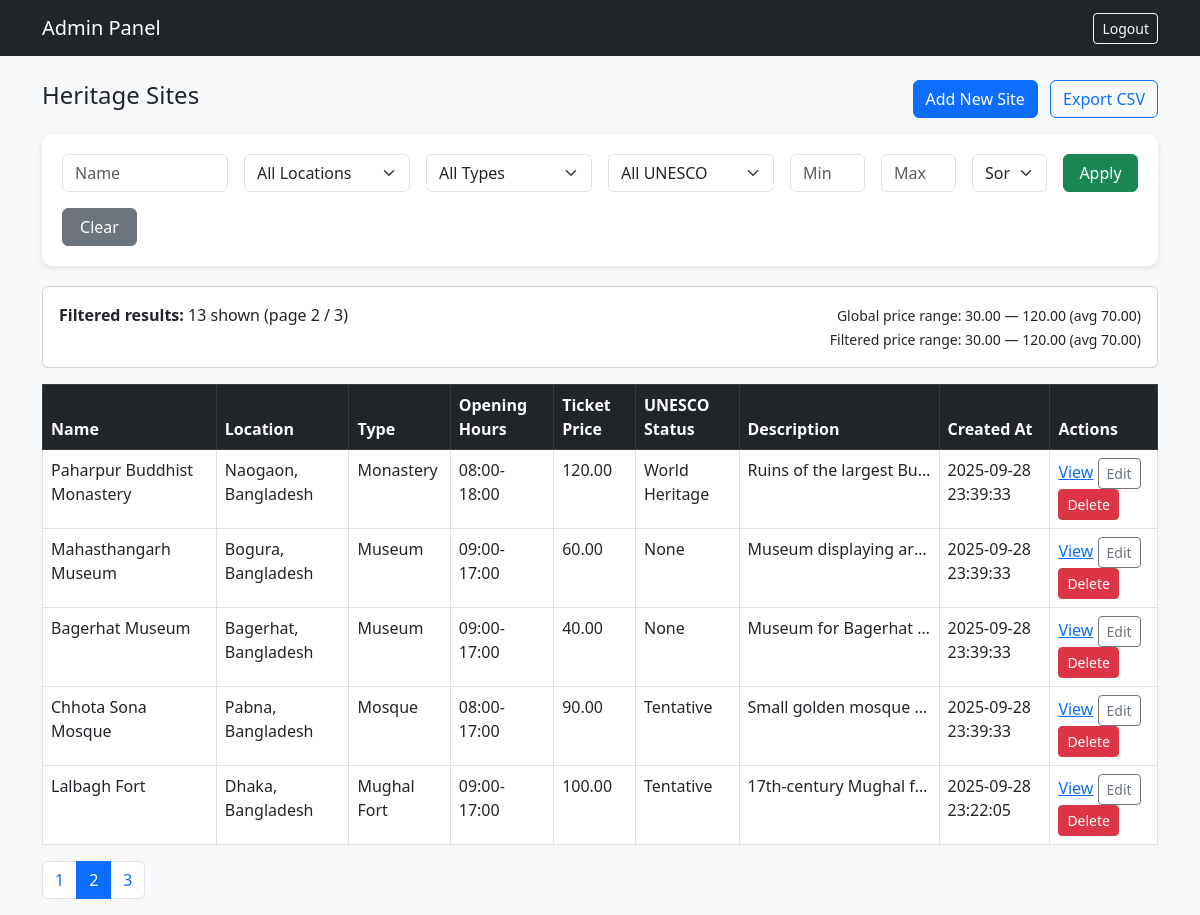
Page /admin/manage_sites.php?page=2 (signed in) on the committed database.
### tables this page shows
CREATE TABLE IF NOT EXISTS HeritageSites (
  site_id INT AUTO_INCREMENT PRIMARY KEY,
  name VARCHAR(150) NOT NULL,
  location VARCHAR(200),
  type VARCHAR(100),
  opening_hours VARCHAR(100),
  ticket_price DECIMAL(10,2) DEFAULT 0,
  unesco_status ENUM('None','Tentative','World Heritage') DEFAULT 'None',
  description TEXT,
  created_at TIMESTAMP DEFAULT CURRENT_TIMESTAMP
);

### admin/manage_sites.php (the view, shortened to what this page needs)
<?php
require_once __DIR__ . '/../includes/db_connect.php';
$filter_name = trim($_GET['filter_name'] ?? '');
$filter_price_min = (isset($_GET['filter_price_min']) && $_GET['filter_price_min'] !== '') ? (float)$_GET['filter_price_min'] : null;
$filter_price_max = (isset($_GET['filter_price_max']) && $_GET['filter_price_max'] !== '') ? (float)$_GET['filter_price_max'] : null;
$page = max(1, (int)($_GET['page'] ?? 1));
$perPage = 5;
$globalStats = $pdo->query("SELECT COUNT(*) AS total, MIN(ticket_price) AS min_price, MAX(ticket_price) AS max_price, AVG(ticket_price) AS avg_price FROM HeritageSites")->fetch(PDO::FETCH_ASSOC);
$globalMin = $globalStats['min_price'] !== null ? (float)$globalStats['min_price'] : 0.00;
$globalMax = $globalStats['max_price'] !== null ? (float)$globalStats['max_price'] : 0.00;
$globalAvg = $globalStats['avg_price'] !== null ? (float)$globalStats['avg_price'] : 0.00;
$where = ' WHERE 1=1';
$params = [];
$order_by = 'created_at DESC';
$totalStmt = $pdo->prepare("SELECT COUNT(*) FROM HeritageSites $where");
$totalStmt->execute($params);
$totalRows = (int)$totalStmt->fetchColumn();
$totalPages = max(1, (int)ceil($totalRows / $perPage));
$offset = ($page - 1) * $perPage;
$query = "SELECT * FROM HeritageSites $where ORDER BY $order_by LIMIT :offset, :perPage";
$stmt = $pdo->prepare($query);
$stmt->bindValue(':offset', (int)$offset, PDO::PARAM_INT);
$stmt->bindValue(':perPage', (int)$perPage, PDO::PARAM_INT);
$stmt->execute();
$sites = $stmt->fetchAll(PDO::FETCH_ASSOC);
$filteredStatsStmt = $pdo->prepare("SELECT COUNT(*) AS total, MIN(ticket_price) AS min_price, MAX(ticket_price) AS max_price, AVG(ticket_price) AS avg_price FROM HeritageSites $where");
$filteredStatsStmt->execute($params);
$filteredStats = $filteredStatsStmt->fetch(PDO::FETCH_ASSOC);
?>
<!doctype html>
<html lang="en">
<head>
<link href="https://cdn.jsdelivr.net/npm/bootstrap@5.3.0/dist/css/bootstrap.min.css" rel="stylesheet">
</head>
<body>
<nav class="navbar navbar-dark bg-dark mb-4">
    <div class="container d-flex justify-content-between">
        <a class="navbar-brand" href="dashboard.php">Admin Panel</a>
        <a class="btn btn-outline-light btn-sm" href="logout.php">Logout</a>
    </div>
</nav>
<div class="container">
    <div class="d-flex justify-content-between align-items-center mb-3">
        <h4>Heritage Sites</h4>
        <div>
            <a class="btn btn-primary" href="site_edit.php">Add New Site</a>
            <?php
                $exportParams = $_GET;
                $exportParams['export'] = 'csv';
                echo '<a class="btn btn-outline-primary ms-2" href="?'.htmlspecialchars(http_build_query($exportParams)).'">Export CSV</a>';
            ?>
        </div>
    </div>
    <div class="filter-card">
        <form class="row g-3" method="get" novalidate>
            <div class="col-md-2">
                <input type="text" name="filter_name" class="form-control" placeholder="Name" value="<?php echo htmlspecialchars($filter_name); ?>">
            </div>
            <div class="col-md-2">
                <select name="filter_location" class="form-select" aria-label="Location">
                    <option value="">All Locations</option>
                </select>
            </div>
            <div class="col-md-2">
                <select name="filter_type" class="form-select" aria-label="Type">
                    <option value="">All Types</option>
                </select>
            </div>
            <div class="col-md-2">
                <select name="filter_unesco" class="form-select" aria-label="UNESCO status">
                    <option value="">All UNESCO</option>
                </select>
            </div>
            <div class="col-md-1">
                <input type="number" step="1" min="<?php echo htmlspecialchars((string)$globalMin); ?>" max="<?php echo htmlspecialchars((string)$globalMax); ?>"
                       name="filter_price_min" class="form-control" placeholder="Min" value="<?php echo htmlspecialchars($filter_price_min ?? ''); ?>">
            </div>
            <div class="col-md-1">
                <input type="number" step="1" min="<?php echo htmlspecialchars((string)$globalMin); ?>" max="<?php echo htmlspecialchars((string)$globalMax); ?>"
                       name="filter_price_max" class="form-control" placeholder="Max" value="<?php echo htmlspecialchars($filter_price_max ?? ''); ?>">
            </div>
            <div class="col-md-1">
                <select name="sort_price" class="form-select" aria-label="Sort price">
                    <option value="">Sort Price</option>
                </select>
            </div>
            <div class="col-md-1 d-grid">
                <button class="btn btn-success">Apply</button>
            </div>
            <div class="col-md-1 d-grid">
                <a class="btn btn-secondary" href="manage_sites.php">Clear</a>
            </div>
        </form>
    </div>
    <div class="mb-3">
        <div class="card p-3">
            <div class="row">
                <div class="col-md-6">
                    <strong>Filtered results:</strong> <?php echo (int)($filteredStats['total'] ?? 0); ?> shown (page <?php echo $page; ?> / <?php echo $totalPages; ?>)
                </div>
                <div class="col-md-6 text-md-end">
                    <small>Global price range: <?php echo number_format($globalMin, 2); ?> — <?php echo number_format($globalMax, 2); ?> (avg <?php echo number_format($globalAvg, 2); ?>)</small>
                    <br>
                    <small>Filtered price range: <?php echo $filteredStats['min_price'] !== null ? number_format($filteredStats['min_price'], 2) : '-'; ?> — <?php echo $filteredStats['max_price'] !== null ? number_format($filteredStats['max_price'], 2) : '-'; ?> (avg <?php echo $filteredStats['avg_price'] !== null ? number_format($filteredStats['avg_price'], 2) : '-'; ?>)</small>
                </div>
            </div>
        </div>
    </div>
    <?php if (empty($sites)): ?>
        <div class="alert alert-info">No heritage sites found with these filters.</div>
    <?php else: ?>
        <table class="table table-hover table-bordered bg-white">
            <thead class="table-dark">
                <tr>
                    <th>Name</th>
                    <th>Location</th>
                    <th>Type</th>
                    <th>Opening Hours</th>
                    <th>Ticket Price</th>
                    <th>UNESCO Status</th>
                    <th>Description</th>
                    <th>Created At</th>
                    <th>Actions</th>
                </tr>
            </thead>
            <tbody>
            <?php foreach ($sites as $s): ?>
                <tr>
                    <td><?php echo htmlspecialchars($s['name']); ?></td>
                    <td><?php echo htmlspecialchars($s['location']); ?></td>
                    <td><?php echo htmlspecialchars($s['type']); ?></td>
                    <td><?php echo htmlspecialchars($s['opening_hours']); ?></td>
                    <td><?php echo number_format($s['ticket_price'], 2); ?></td>
                    <td><?php echo htmlspecialchars($s['unesco_status']); ?></td>
                    <td class="truncate" title="<?php echo htmlspecialchars($s['description']); ?>"><?php echo htmlspecialchars($s['description']); ?></td>
                    <td><?php echo htmlspecialchars($s['created_at']); ?></td>
                    <td>
                        <a href="../site_view.php?id=<?php echo (int)$s['site_id']; ?>">View</a>
                        <a class="btn btn-sm btn-outline-secondary" href="site_edit.php?id=<?php echo (int)$s['site_id']; ?>">Edit</a>
                        <form method="post" class="d-inline" onsubmit="return confirm('Delete site?');">
                            <button type="submit" class="btn btn-sm btn-danger">Delete</button>
                        </form>
                    </td>
                </tr>
            <?php endforeach; ?>
            </tbody>
        </table>
        <?php if ($totalPages > 1): ?>
            <nav>
                <ul class="pagination">
                    <?php
                        for ($p = 1; $p <= $totalPages; $p++):
                            $queryParams = $_GET;
                            $queryParams['page'] = $p;
                    ?>
                        <li class="page-item <?php if ($p === $page) echo 'active'; ?>">
                            <a class="page-link" href="?<?php echo htmlspecialchars(http_build_query($queryParams)); ?>"><?php echo $p; ?></a>
                        </li>
                    <?php endfor; ?>
                </ul>
            </nav>
        <?php endif; ?>
    <?php endif; ?>
</div>
</body>
</html>

### admin/manage_sites.php (style rules this page uses)
body { background-color: #f8f9fa; }
.filter-card { background: #fff; padding: 20px; border-radius: 10px; box-shadow: 0 2px 6px rgba(0,0,0,0.1); margin-bottom: 20px; }
.truncate { max-width: 200px; white-space: nowrap; overflow: hidden; text-overflow: ellipsis; }

### rows in the picture
heritagesites: name "Paharpur Buddhist Monastery", location "Naogaon, Bangladesh", type "Monastery", opening_hours "08:00-18:00", ticket_price "120.00", unesco_status "World Heritage", description "Ruins of the largest Bu…", created_at "2025-09-28 23:39:33"
heritagesites: name "Mahasthangarh Museum", location "Bogura, Bangladesh", type "Museum", opening_hours "09:00-17:00", ticket_price "60.00", unesco_status "None", description "Museum displaying ar…", created_at "2025-09-28 23:39:33"
heritagesites: name "Bagerhat Museum", location "Bagerhat, Bangladesh", type "Museum", opening_hours "09:00-17:00", ticket_price "40.00", unesco_status "None", description "Museum for Bagerhat…", created_at "2025-09-28 23:39:33"
heritagesites: name "Chhota Sona Mosque", location "Pabna, Bangladesh", type "Mosque", opening_hours "08:00-17:00", ticket_price "90.00", unesco_status "Tentative", description "Small golden mosque…", created_at "2025-09-28 23:39:33"
heritagesites: name "Lalbagh Fort", location "Dhaka, Bangladesh", type "Mughal Fort", opening_hours "09:00-17:00", ticket_price "100.00", unesco_status "Tentative", description "17th-century Mughal f…", created_at "2025-09-28 23:22:05"

### other values in the picture
$filteredStats['total'] "13"
$page "2"
$totalPages "3"
$globalMin "30.00"
$globalMax "120.00"
$globalAvg "70.00"
$filteredStats['min_price'] "30.00"
$filteredStats['max_price'] "120.00"
$filteredStats['avg_price'] "70.00"
